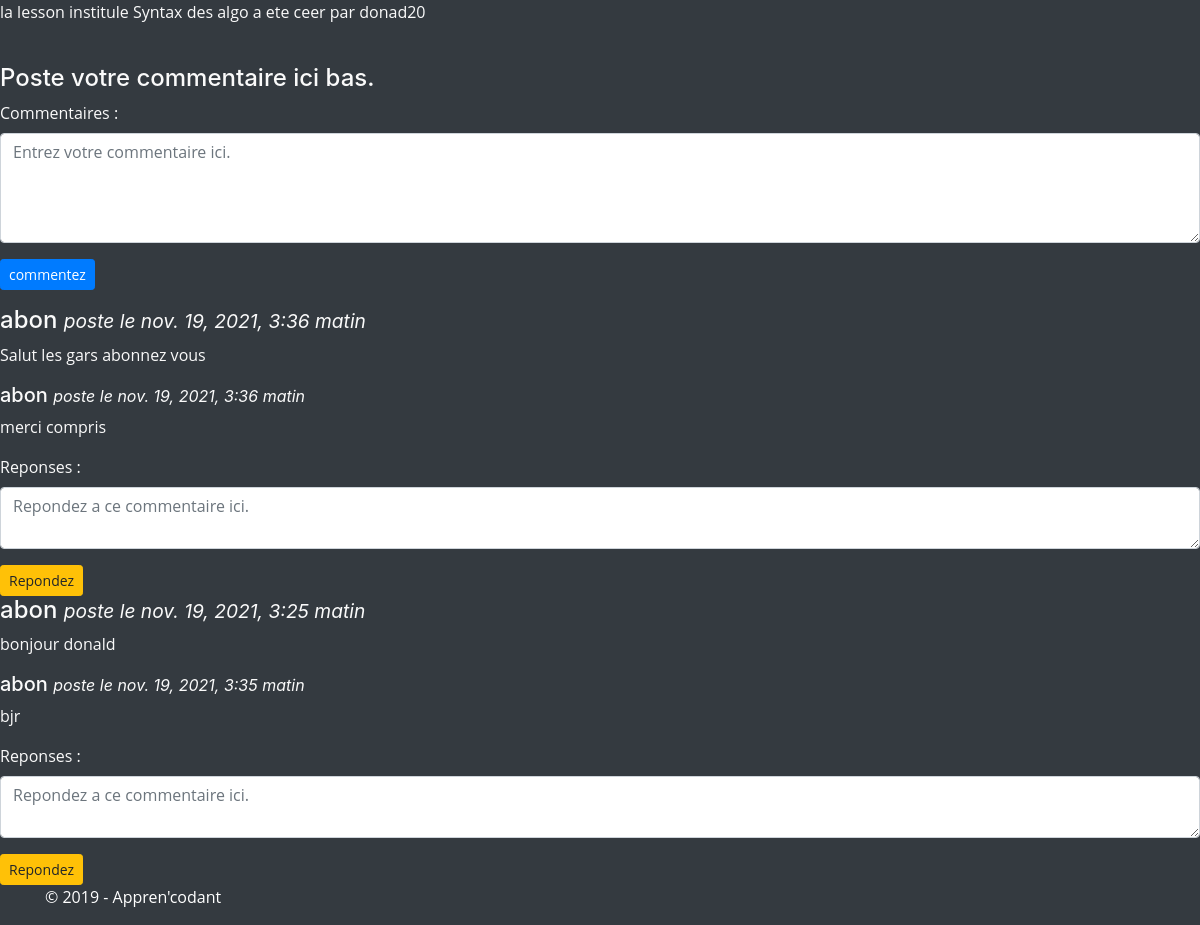
The page /lesson/niveau-1/logic-des-algorithmes/syntax-des-algo/ on the database its author committed.
### programmes/models.py (models this page shows, shortened)
class Lesson(models.Model):
    lesson_id = models.CharField(unique=True, max_length=40)
    niveau = models.ForeignKey(Niveaux, on_delete=models.CASCADE)
    creer_par = models.ForeignKey(User, on_delete=models.CASCADE)
    matiere = models.ForeignKey(Matiere, on_delete=models.CASCADE, related_name='lesson')
    nom = models.CharField(max_length=100)
    slug = models.SlugField(blank=True, null=True)
    position = models.PositiveSmallIntegerField(verbose_name='chapitre no')
    video = models.FileField(upload_to="Video", null=True, blank=True, verbose_name="cours en Video")
    fpe = models.FileField(upload_to="FPE", null=True, blank=True, verbose_name="fiche de presentation")
    pdf = models.FileField(upload_to="PDF", null=True, blank=True, verbose_name="Cours en pdf")
    class Meta:
        ordering = ['position']

class Commentaire(models.Model):
    nom_lesson = models.ForeignKey(Lesson, null=True, on_delete=models.CASCADE, related_name='comments')
    nom_comm = models.CharField(max_length=100, blank=True)
    auteur = models.ForeignKey(User, on_delete=models.CASCADE)
    corps = models.TextField(max_length=500)
    date_added = models.DateTimeField(auto_now_add=True)
    class Meta:
        ordering = ['-date_added']

class Reponse(models.Model):
    nom_comm = models.ForeignKey(Commentaire, on_delete=models.CASCADE, related_name='reponses')
    corps = models.TextField(max_length=500)
    auteur = models.ForeignKey(User, on_delete=models.CASCADE)
    date_added = models.DateTimeField(auto_now_add=True)

### programmes/views.py (the view, shortened to what this page needs)
# urls.py: path('<str:niveau>/<str:matiere>/<slug:slug>/', LessonListViewDetail.as_view(), name="lessonlistdetail"),
class LessonListViewDetail(DetailView, FormView):
    context_object_name = 'lesson'
    model = Lesson
    template_name = 'programmes/lessonlistdetail.html'
    form_class = ComForm
    second_form_class = RepForm
    def get_context_data(self, **kwargs):
        context = super(LessonListViewDetail, self).get_context_data(**kwargs)
        if 'form' not in context:
            context['form'] = self.form_class()
        if 'form2' not in context:
            context['form2'] = self.second_form_class()
        return context

### programmes/form.py
class ComForm(forms.ModelForm):
    class Meta:
        model = Commentaire
        fields = ('corps',)
        labels = {'corps': 'Commentaires'}
        widgets = {
            'corps': forms.Textarea(attrs={
                'class': 'form-control',
                'rows': 4,
                'cols': 70,
                'placeholder': 'Entrez votre commentaire ici.'
            })
        }

class RepForm(forms.ModelForm):
    class Meta:
        model = Reponse
        fields = ('corps',)
        labels = {'corps': 'Reponses'}
        widgets = {
            'corps': forms.Textarea(attrs={
                'class': 'form-control',
                'rows': 2,
                'cols': 10,
                'placeholder': 'Repondez a ce commentaire ici.'
            })
        }

### programmes/templates/programmes/lessonlistdetail.html (shortened to what this page needs)
{% extends 'base.html' %}
{% block content %}
        <p> la lesson institule {{ lesson.nom }} a ete ceer par  {{ lesson.creer_par }} </p><br>
        <h4>Poste votre commentaire ici bas.</h4>
        <form  method="post">
                <div class="form-group">
                        {{ form.as_p }}
                        <input type="submit" name="form" value="commentez" class="btn btn-primary btn-sm">
                </div>
        </form>
        {% for comment in lesson.comments.all  %}
                <h4> {{ comment.auteur }} <small> <i> poste le {{ comment.date_added }}</i></small></h4>
                <p>{{ comment.corps }}</p>
                {% for reponse in comment.reponses.all  %}
                         <h5> {{ reponse.auteur }} <small> <i> poste le {{ reponse.date_added }}</i></small></h5>
                         <p>{{ reponse.corps }}</p>
                {% endfor %}
                <form method="POST">
                        {{ form2.as_p }}
                        <input type="submit" name="form2" value="Repondez" class="btn btn-warning btn-sm">
                </form>
        {% endfor %}
{% endblock %}

### utilisateurs/templates/base.html (shortened to what this page needs)
{% load bootstrap4 %}
<!DOCTYPE html>
<html lang="en">
<head>
    <link rel="stylesheet" href="https://maxcdn.bootstrapcdn.com/bootstrap/4.0.0/css/bootstrap.min.css"
>
    {% load static %}
    <link rel="stylesheet" href="{% static 'style.css' %}">
</head>
<body class="bg-dark">
        {% block content %}
        {% endblock %}
    <footer>
        <div class="container">
            <div class="row">
                <div class="col-md-12">
                    <p>&copy; 2019 - Appren'codant</p>
                </div>
            </div>
        </div>
    </footer>
</body>
</html>

### static/style.css (style rules this page uses)
:root { --font-default: "Open Sans", system-ui, -apple-system, "Segoe UI", Roboto, "Helvetica Neue", Arial, "Noto Sans", "Liberation Sans", sans-serif, "Apple Color Emoji", "Segoe UI Emoji", "Segoe UI Symbol", "Noto Color Emoji"; --font-primary: "Inter", sans-serif; --font-secondary: "Cardo", sans-serif; }
:root { --color-default: #fafafa; --color-primary: #27a776; --color-secondary: #161718; }
:root { scroll-behavior: smooth; }
body { font-family: var(--font-default); color: var(--color-default); }
h1, h2, h3, h4, h5, h6 { font-family: var(--font-primary); }
footer { color: #fff; }

### rows shown on the page
Lesson: nom "Syntax des algo", creer_par "donad20"
Commentaire: auteur "abon", date_added "nov. 19, 2021, 3:36 matin", corps "Salut les gars abonnez vous"
Reponse: auteur "abon", date_added "nov. 19, 2021, 3:36 matin", corps "merci compris"
Commentaire: auteur "abon", date_added "nov. 19, 2021, 3:25 matin", corps "bonjour donald"
Reponse: auteur "abon", date_added "nov. 19, 2021, 3:35 matin", corps "bjr"
